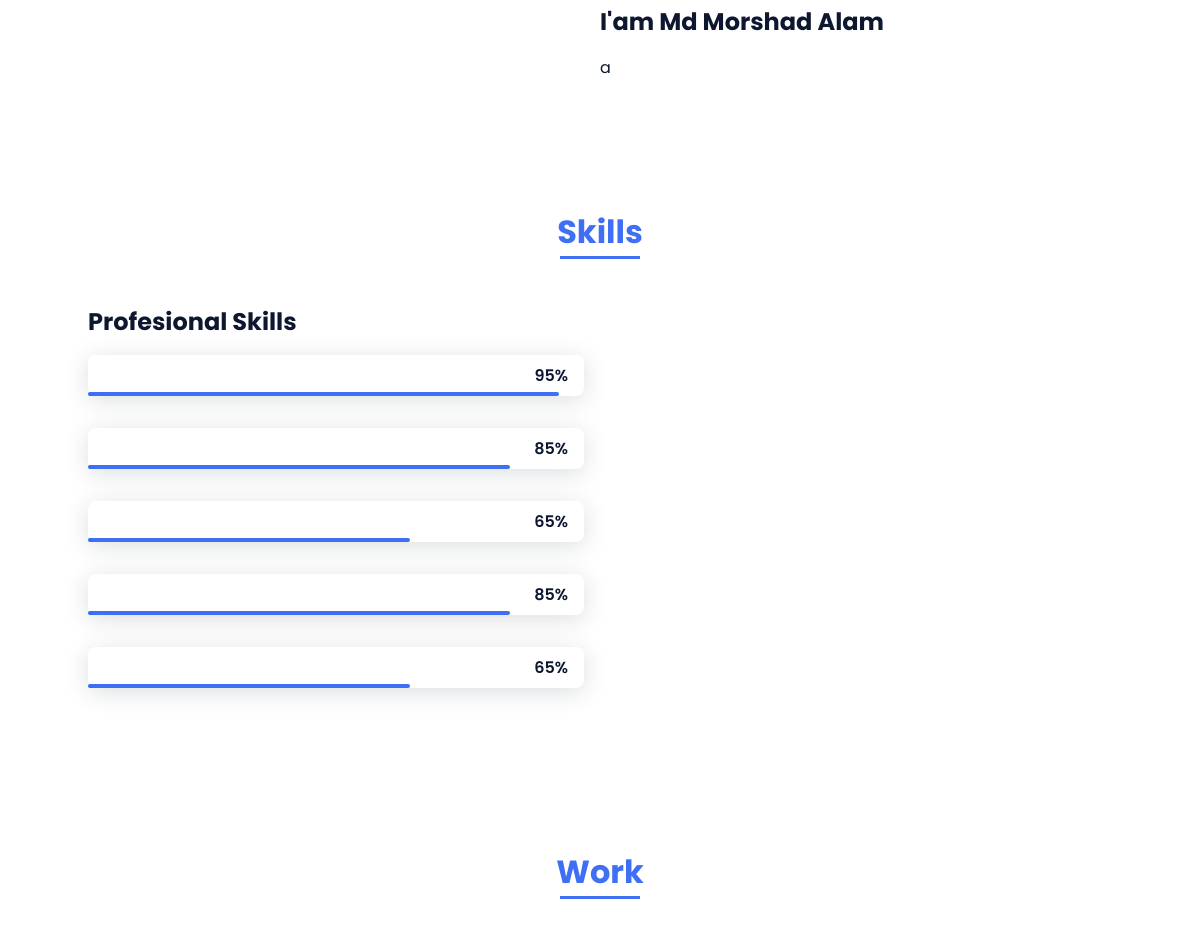
/ (middle part), run on an earlier commit of the app's database.
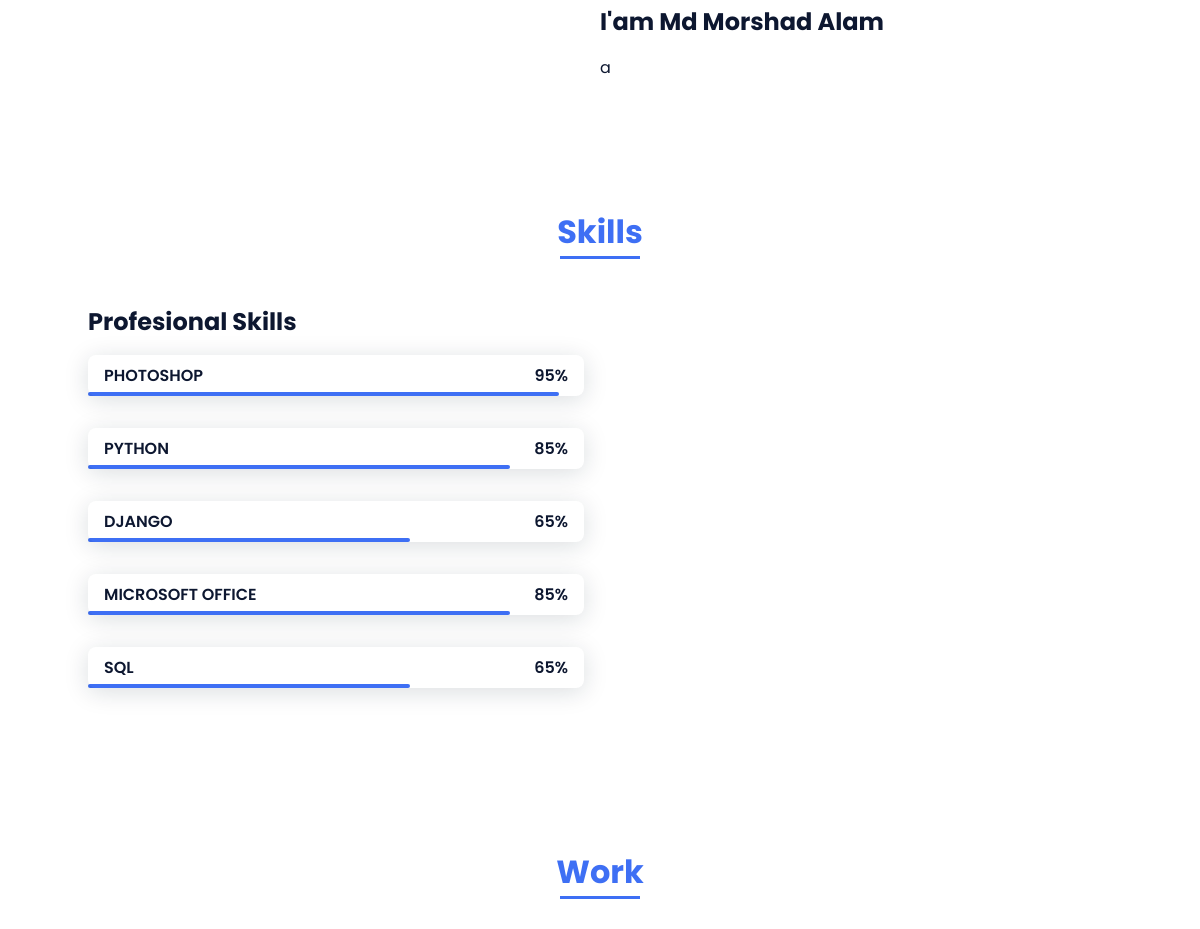
And on a later commit of the database.
### App/models.py (models this page shows)
class Skills(models.Model):
    Skill1 = models.CharField(max_length=200,verbose_name='Skill 95% ')
    Skill2 = models.CharField(max_length=200,verbose_name='Skill 85% ')
    Skill3 = models.CharField(max_length=200,verbose_name='Skill 65% ')
    Skill4 = models.CharField(max_length=200,verbose_name='Skill 85% ')
    Skill5 = models.CharField(max_length=200,verbose_name='Skill 65% ')

### App/views.py (the view)
# urls.py: path('', views.index,name = 'index')
def index(request):
    portfoliodata = Portfolio.objects.all()
    imagedata = Image.objects.all()
    pdfdata = Pdf.objects.all()
    workdata = Work.objects.all()
    skilldata = Skills.objects.all()
    socialdata = Social.objects.all()
    contex = {
        'p': portfoliodata,
        'i': imagedata,
        'pdf': pdfdata,
        'work': workdata,
        'Skills': skilldata,
        'social': socialdata,
    }
    if request.method == 'POST':  # For Insert Data
        name = request.POST.get('name')
        email = request.POST.get('email')
        description = request.POST.get('description')
        contactdata = Contact(name=name, email=email, description=description)
        contactdata.save()
    return render(request, 'index.html', contex)

### templates/index.html (shortened to what this page needs)
{% load static %}
<!DOCTYPE html>
<html lang="en">
    <head>
        <link rel="stylesheet" href="{% static 'assets/css/styles.css'%}">
        <link href='https://cdn.jsdelivr.net/npm/boxicons@2.0.5/css/boxicons.min.css' rel='stylesheet'>
    </head>
    <body>
        <main class="l-main">
            <section class="about section " id="about">
                <div class="about__container bd-grid">
                    <div>
                        <h2 class="about__subtitle">I'am {{ p.0.name }}</h2>
                        <p class="about__text" align="justify">{{ p.0.description }}</p>
                    </div>
                </div>
            </section>
            <section class="skills section" id="skills">
                <h2 class="section-title">Skills</h2>
                <div class="skills__container bd-grid">
                    <div>
                        <h2 class="skills__subtitle">Profesional Skills</h2>
                        <div class="skills__data">
                            <div class="skills__names">
                                <span class="skills__name">{{ Skills.0.Skill1 }}</span>
                            </div>
                            <div class="skills__bar skills__html">
                            </div>
                            <div>
                                <span class="skills__percentage">95%</span>
                            </div>
                        </div>
                        <div class="skills__data">
                            <div class="skills__names">
                                <span class="skills__name">{{ Skills.0.Skill2 }}</span>
                            </div>
                            <div class="skills__bar skills__css">
                            </div>
                            <div>
                                <span class="skills__percentage">85%</span>
                            </div>
                        </div>
                        <div class="skills__data">
                            <div class="skills__names">
                                <span class="skills__name">{{ Skills.0.Skill3 }}</span>
                            </div>
                            <div class="skills__bar skills__js">
                            </div>
                            <div>
                                <span class="skills__percentage">65%</span>
                            </div>
                        </div>
                        <div class="skills__data">
                            <div class="skills__names">
                                <span class="skills__name">{{ Skills.0.Skill4 }}</span>
                            </div>
                            <div class="skills__bar skills__ux">
                            </div>
                            <div>
                                <span class="skills__percentage">85%</span>
                            </div>
                        </div>
                        <div class="skills__data">
                            <div class="skills__names">
                                <span class="skills__name">{{ Skills.0.Skill5 }}</span>
                            </div>
                            <div class="skills__bar skills__js">
                            </div>
                            <div>
                                <span class="skills__percentage">65%</span>
                            </div>
                        </div>
                    </div>
                </div>
            </section>
            <section class="work section" id="work">
                <h2 class="section-title">Work</h2>
            </section>
        </main>
    </body>
</html>

What changed in the data, as far as the page shows it:
added Skills: Skill1 "PHOTOSHOP", Skill2 "PYTHON", Skill3 "DJANGO", Skill4 "MICROSOFT OFFICE", Skill5 "SQL"
